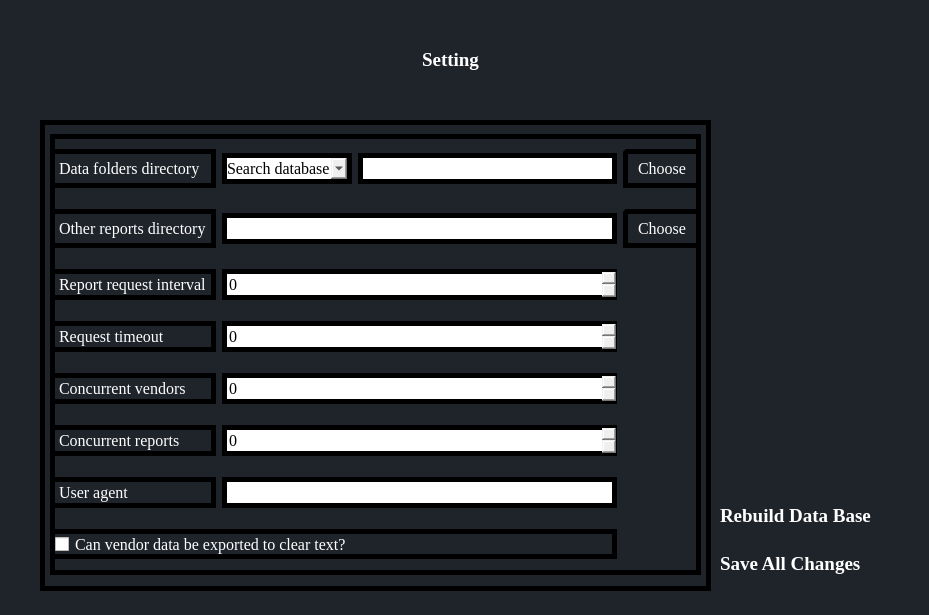
<?xml version="1.0" encoding="UTF-8"?>
<ui version="4.0">
 <class>MainWindow</class>
 <widget class="QMainWindow" name="MainWindow">
  <property name="geometry">
   <rect>
    <x>0</x>
    <y>0</y>
    <width>929</width>
    <height>615</height>
   </rect>
  </property>
  <property name="windowTitle">
   <string>MainWindow</string>
  </property>
  <property name="styleSheet">
   <string notr="true">*{
	
border:none;
background-color:transparent;
background:none;
padding:0;
margin:0;
color:#fff;
}



#centralwidget{
background-color:#1f232a;
}
#EditVendor{
background-color:#16191d;
}
QPushButton{
text-align:left;
padding: 5px 10px;

border-top-left-radius:5px;
border-botton-left-radius:5px;
}
QPushButton:pressed{
background-color:grey;
text-align:left;
padding:2px 10px;
color:white;}</string>
  </property>
  <widget class="QWidget" name="centralwidget">
   <widget class="QLabel" name="label">
    <property name="geometry">
     <rect>
      <x>380</x>
      <y>40</y>
      <width>141</width>
      <height>41</height>
     </rect>
    </property>
    <property name="font">
     <font>
      <family>Georgia</family>
      <pointsize>14</pointsize>
      <weight>75</weight>
      <bold>true</bold>
     </font>
    </property>
    <property name="text">
     <string>&lt;html&gt;&lt;head/&gt;&lt;body&gt;&lt;p align=&quot;center&quot;&gt;Setting&lt;/p&gt;&lt;/body&gt;&lt;/html&gt;</string>
    </property>
   </widget>
   <widget class="QFrame" name="frame">
    <property name="geometry">
     <rect>
      <x>720</x>
      <y>10</y>
      <width>201</width>
      <height>131</height>
     </rect>
    </property>
    <property name="styleSheet">
     <string notr="true">image:url(:/image/png-configuration.png)</string>
    </property>
    <property name="frameShape">
     <enum>QFrame::StyledPanel</enum>
    </property>
    <property name="frameShadow">
     <enum>QFrame::Raised</enum>
    </property>
   </widget>
   <widget class="QFrame" name="frame_2">
    <property name="geometry">
     <rect>
      <x>40</x>
      <y>120</y>
      <width>671</width>
      <height>471</height>
     </rect>
    </property>
    <property name="styleSheet">
     <string notr="true">border-color: rgb(0, 0, 0);
border: 5px solid</string>
    </property>
    <property name="frameShape">
     <enum>QFrame::StyledPanel</enum>
    </property>
    <property name="frameShadow">
     <enum>QFrame::Raised</enum>
    </property>
    <widget class="QWidget" name="">
     <property name="geometry">
      <rect>
       <x>10</x>
       <y>14</y>
       <width>651</width>
       <height>441</height>
      </rect>
     </property>
     <layout class="QGridLayout" name="gridLayout">
      <item row="0" column="0">
       <widget class="QLabel" name="label_7">
        <property name="font">
         <font>
          <family>Georgia</family>
          <pointsize>12</pointsize>
         </font>
        </property>
        <property name="toolTip">
         <string>We can set where to save search database, vendor data file and yearly reports here</string>
        </property>
        <property name="styleSheet">
         <string notr="true">QToolTip {
    color: black; /* 工具提示文本颜色为黑色 */
    background-color: #FFFFE0; /* 工具提示背景颜色，可以根据需要进行更改 */
}
</string>
        </property>
        <property name="text">
         <string>Data folders directory</string>
        </property>
       </widget>
      </item>
      <item row="0" column="1" colspan="2">
       <widget class="QComboBox" name="comboBox">
        <property name="font">
         <font>
          <family>Georgia</family>
          <pointsize>12</pointsize>
         </font>
        </property>
        <property name="styleSheet">
         <string notr="true">QComboBox {
    color: black; /* QComboBox中的文本颜色为黑色 */
}

QComboBox QAbstractItemView {
    color: black; /* 下拉列表中的文本颜色为黑色 */
}
</string>
        </property>
        <item>
         <property name="text">
          <string>Search database</string>
         </property>
        </item>
        <item>
         <property name="text">
          <string>Vendor data file</string>
         </property>
        </item>
        <item>
         <property name="text">
          <string>Yearly reports</string>
         </property>
        </item>
       </widget>
      </item>
      <item row="0" column="3">
       <widget class="QLineEdit" name="lineEdit_2">
        <property name="font">
         <font>
          <family>Georgia</family>
          <pointsize>12</pointsize>
         </font>
        </property>
        <property name="styleSheet">
         <string notr="true">QLineEdit {
    color: black; /* 文本颜色为黑色 */
}
</string>
        </property>
       </widget>
      </item>
      <item row="0" column="4">
       <widget class="QPushButton" name="pushButton_2">
        <property name="font">
         <font>
          <family>Georgia</family>
          <pointsize>12</pointsize>
         </font>
        </property>
        <property name="styleSheet">
         <string notr="true">QPushButton:hover {
    background-color: #0000FF; /* 鼠标悬停时的背景颜色为蓝色 */
    color: #FFFFFF; /* 鼠标悬停时的文字颜色为白色 */
}
</string>
        </property>
        <property name="text">
         <string>Choose</string>
        </property>
       </widget>
      </item>
      <item row="1" column="4">
       <widget class="QPushButton" name="pushButton_4">
        <property name="font">
         <font>
          <family>Georgia</family>
          <pointsize>12</pointsize>
         </font>
        </property>
        <property name="styleSheet">
         <string notr="true">QPushButton:hover {
    background-color: #0000FF; /* 鼠标悬停时的背景颜色为蓝色 */
    color: #FFFFFF; /* 鼠标悬停时的文字颜色为白色 */
}
</string>
        </property>
        <property name="text">
         <string>Choose</string>
        </property>
       </widget>
      </item>
      <item row="2" column="0">
       <widget class="QLabel" name="label_2">
        <property name="font">
         <font>
          <family>Georgia</family>
          <pointsize>12</pointsize>
         </font>
        </property>
        <property name="toolTip">
         <string>The number of seconds the program will wait between sending each report request to a given vendor.</string>
        </property>
        <property name="styleSheet">
         <string notr="true">QToolTip {
    color: black; /* 工具提示文本颜色为黑色 */
    background-color: #FFFFE0; /* 工具提示背景颜色，可以根据需要进行更改 */
}
</string>
        </property>
        <property name="text">
         <string>Report request interval</string>
        </property>
       </widget>
      </item>
      <item row="3" column="0">
       <widget class="QLabel" name="label_3">
        <property name="font">
         <font>
          <family>Georgia</family>
          <pointsize>12</pointsize>
         </font>
        </property>
        <property name="toolTip">
         <string>The number of seconds the program will allow a vendor to respond to each report request before cancelling it.</string>
        </property>
        <property name="styleSheet">
         <string notr="true">QToolTip {
    color: black; /* 工具提示文本颜色为黑色 */
    background-color: #FFFFE0; /* 工具提示背景颜色，可以根据需要进行更改 */
}
</string>
        </property>
        <property name="text">
         <string>Request timeout</string>
        </property>
       </widget>
      </item>
      <item row="4" column="0">
       <widget class="QLabel" name="label_4">
        <property name="font">
         <font>
          <family>Georgia</family>
          <pointsize>12</pointsize>
         </font>
        </property>
        <property name="toolTip">
         <string>Can change if you find the load on your desktop is too high</string>
        </property>
        <property name="styleSheet">
         <string notr="true">QToolTip {
    color: black; /* 工具提示文本颜色为黑色 */
    background-color: #FFFFE0; /* 工具提示背景颜色，可以根据需要进行更改 */
}
</string>
        </property>
        <property name="text">
         <string>Concurrent vendors</string>
        </property>
       </widget>
      </item>
      <item row="5" column="0">
       <widget class="QLabel" name="label_5">
        <property name="font">
         <font>
          <family>Georgia</family>
          <pointsize>12</pointsize>
         </font>
        </property>
        <property name="toolTip">
         <string>The maximum number of reports to work on at the same time. If set too high, the UI might freeze while fetching reports but the fetching process will continue.</string>
        </property>
        <property name="styleSheet">
         <string notr="true">QToolTip {
    color: black; /* 工具提示文本颜色为黑色 */
    background-color: #FFFFE0; /* 工具提示背景颜色，可以根据需要进行更改 */
}
</string>
        </property>
        <property name="text">
         <string>Concurrent reports</string>
        </property>
       </widget>
      </item>
      <item row="6" column="0">
       <widget class="QLabel" name="label_6">
        <property name="font">
         <font>
          <family>Georgia</family>
          <pointsize>12</pointsize>
         </font>
        </property>
        <property name="toolTip">
         <string>How program identifies itself to the SUSHI servers. Some vendors will reject some particular user agents. Only change this if there is a known problem as it will affect all requests to all vendors. </string>
        </property>
        <property name="styleSheet">
         <string notr="true">QToolTip {
    color: black; /* 工具提示文本颜色为黑色 */
    background-color: #FFFFE0; /* 工具提示背景颜色，可以根据需要进行更改 */
}
</string>
        </property>
        <property name="text">
         <string>User agent</string>
        </property>
       </widget>
      </item>
      <item row="6" column="1" colspan="3">
       <widget class="QLineEdit" name="lineEdit">
        <property name="font">
         <font>
          <family>Georgia</family>
          <pointsize>12</pointsize>
         </font>
        </property>
        <property name="styleSheet">
         <string notr="true">QLineEdit {
    color: black; /* 文本颜色为黑色 */
}
</string>
        </property>
       </widget>
      </item>
      <item row="7" column="0" colspan="4">
       <widget class="QCheckBox" name="checkBox">
        <property name="font">
         <font>
          <family>Georgia</family>
          <pointsize>12</pointsize>
         </font>
        </property>
        <property name="styleSheet">
         <string notr="true">QToolTip {
    color: black; /* 工具提示文本颜色为黑色 */
    background-color: #FFFFE0; /* 工具提示背景颜色，可以根据需要进行更改 */
}
</string>
        </property>
        <property name="text">
         <string>Can vendor data be exported to clear text?</string>
        </property>
       </widget>
      </item>
      <item row="1" column="0">
       <widget class="QLabel" name="label_8">
        <property name="font">
         <font>
          <family>Georgia</family>
          <pointsize>12</pointsize>
         </font>
        </property>
        <property name="toolTip">
         <string>This is where the special and non-calendar-year data range reports will be saved</string>
        </property>
        <property name="statusTip">
         <string/>
        </property>
        <property name="styleSheet">
         <string notr="true">QToolTip {
    color: black; /* 工具提示文本颜色为黑色 */
    background-color: #FFFFE0; /* 工具提示背景颜色，可以根据需要进行更改 */
}
</string>
        </property>
        <property name="text">
         <string>Other reports directory</string>
        </property>
       </widget>
      </item>
      <item row="1" column="1" colspan="3">
       <widget class="QLineEdit" name="lineEdit_3">
        <property name="font">
         <font>
          <family>Georgia</family>
          <pointsize>12</pointsize>
         </font>
        </property>
        <property name="styleSheet">
         <string notr="true">QLineEdit {
    color: black; /* 文本颜色为黑色 */
}
</string>
        </property>
       </widget>
      </item>
      <item row="2" column="1" colspan="3">
       <widget class="QSpinBox" name="spinBox_4">
        <property name="font">
         <font>
          <family>Georgia</family>
          <pointsize>12</pointsize>
         </font>
        </property>
        <property name="styleSheet">
         <string notr="true">QSpinBox {
    color: black; /* 文本颜色为黑色 */
}
</string>
        </property>
        <property name="maximum">
         <number>9999</number>
        </property>
       </widget>
      </item>
      <item row="3" column="1" colspan="3">
       <widget class="QSpinBox" name="spinBox_3">
        <property name="font">
         <font>
          <family>Georgia</family>
          <pointsize>12</pointsize>
         </font>
        </property>
        <property name="styleSheet">
         <string notr="true">QSpinBox {
    color: black; /* 文本颜色为黑色 */
}
</string>
        </property>
        <property name="maximum">
         <number>9999</number>
        </property>
       </widget>
      </item>
      <item row="4" column="1" colspan="3">
       <widget class="QSpinBox" name="spinBox_2">
        <property name="font">
         <font>
          <family>Georgia</family>
          <pointsize>12</pointsize>
         </font>
        </property>
        <property name="styleSheet">
         <string notr="true">QSpinBox {
    color: black; /* 文本颜色为黑色 */
}
</string>
        </property>
        <property name="maximum">
         <number>9999</number>
        </property>
       </widget>
      </item>
      <item row="5" column="1" colspan="3">
       <widget class="QSpinBox" name="spinBox">
        <property name="font">
         <font>
          <family>Georgia</family>
          <pointsize>12</pointsize>
         </font>
        </property>
        <property name="styleSheet">
         <string notr="true">QSpinBox {
    color: black; /* 文本颜色为黑色 */
}
</string>
        </property>
        <property name="maximum">
         <number>9999</number>
        </property>
       </widget>
      </item>
     </layout>
    </widget>
   </widget>
   <widget class="QWidget" name="">
    <property name="geometry">
     <rect>
      <x>710</x>
      <y>490</y>
      <width>202</width>
      <height>101</height>
     </rect>
    </property>
    <layout class="QVBoxLayout" name="verticalLayout">
     <item>
      <widget class="QPushButton" name="pushButton_3">
       <property name="font">
        <font>
         <family>Georgia</family>
         <pointsize>14</pointsize>
         <weight>75</weight>
         <bold>true</bold>
        </font>
       </property>
       <property name="styleSheet">
        <string notr="true">QPushButton:hover {
    background-color: #0000FF; /* 鼠标悬停时的背景颜色为蓝色 */
    color: #FFFFFF; /* 鼠标悬停时的文字颜色为白色 */
}
</string>
       </property>
       <property name="text">
        <string>Rebuild Data Base</string>
       </property>
      </widget>
     </item>
     <item>
      <widget class="QPushButton" name="pushButton">
       <property name="font">
        <font>
         <family>Georgia</family>
         <pointsize>14</pointsize>
         <weight>75</weight>
         <bold>true</bold>
        </font>
       </property>
       <property name="styleSheet">
        <string notr="true">QPushButton:hover {
    background-color: #0000FF; /* 鼠标悬停时的背景颜色为蓝色 */
    color: #FFFFFF; /* 鼠标悬停时的文字颜色为白色 */
}
</string>
       </property>
       <property name="text">
        <string>Save All Changes</string>
       </property>
      </widget>
     </item>
    </layout>
   </widget>
  </widget>
 </widget>
 <resources>
  <include location="image.qrc"/>
 </resources>
 <connections/>
</ui>
